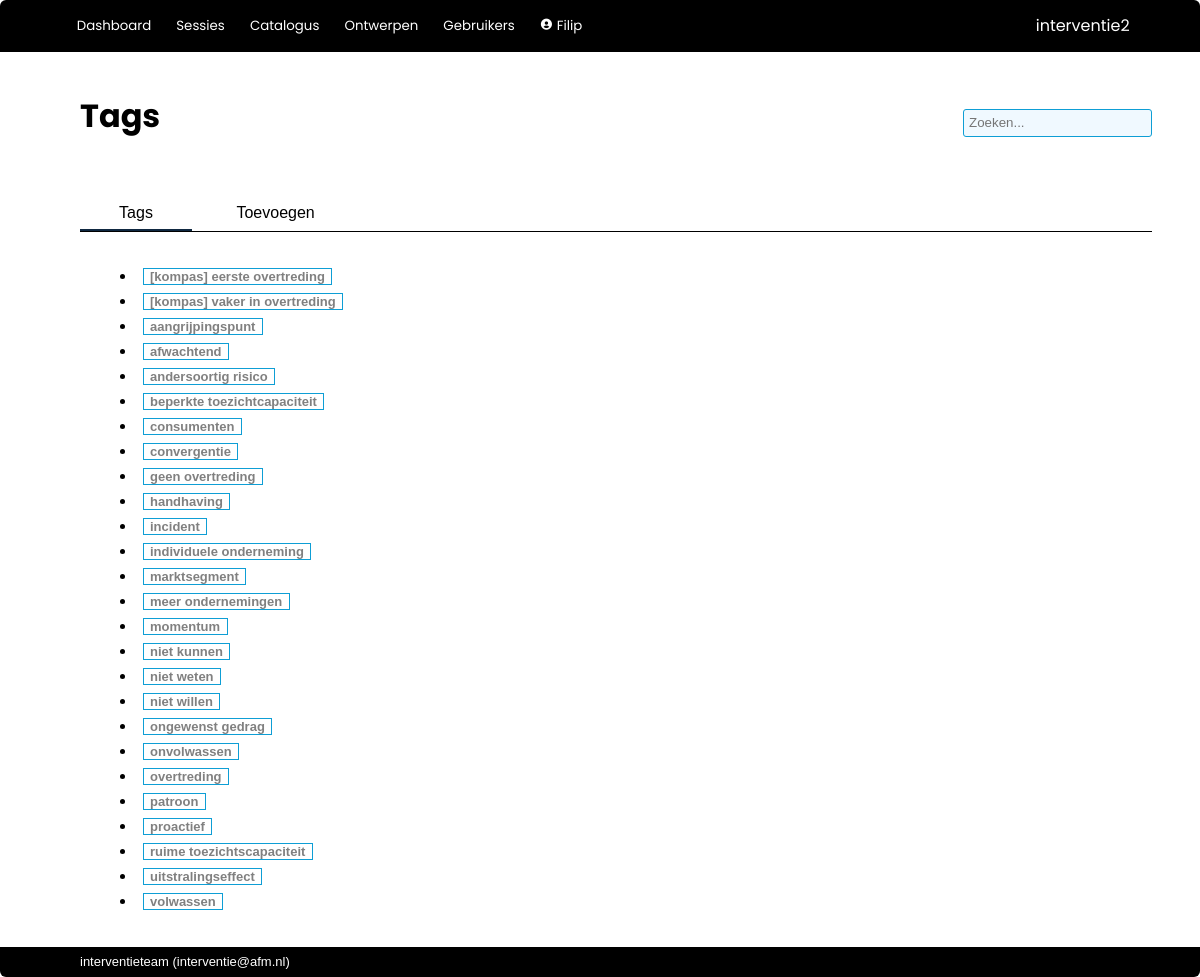
Page /catalog/tags (signed in) on the earlier database version.
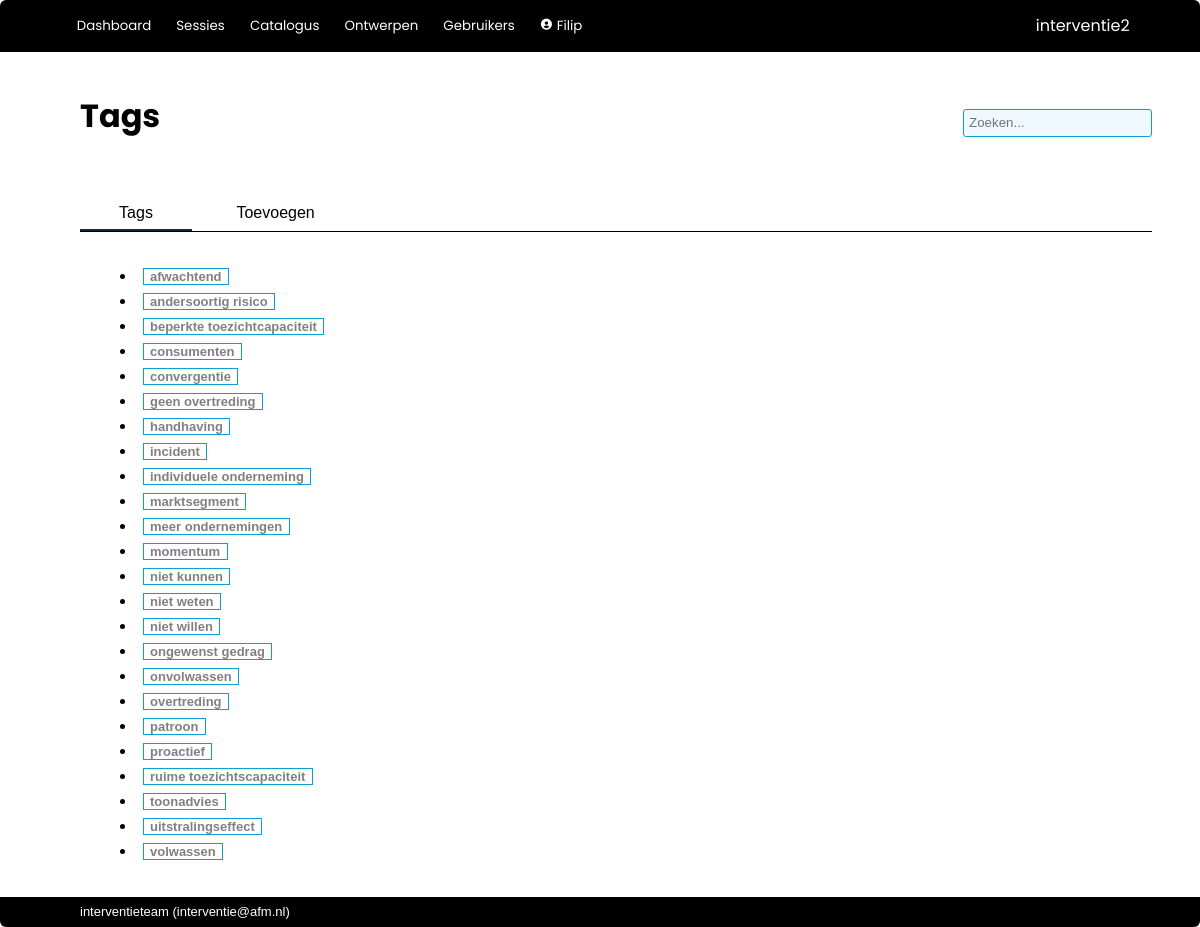
Same page on the later database version.
### interventie2/models.py (models this page shows, shortened)
class User(db.Model, UserMixin):
    __tablename__ = 'users'
    id            = db.Column(db.Integer, primary_key=True)
    name          = db.Column(db.String(80), nullable=False, unique=True)
    password      = db.Column(db.String(200), nullable=False)
    role_id       = db.Column(db.Integer, db.ForeignKey('roles.id'), nullable=False, default=4) #references roles.id
    description   = db.Column(db.String(2000), nullable=False, default="")
    email         = db.Column(db.String(254))
    link          = db.Column(db.String(1000))
    active        = db.Column(db.Boolean, nullable=False, default=True)
    date_created  = db.Column(db.DateTime(timezone=True), server_default=func.now())
    last_seen     = db.Column(db.DateTime(timezone=True), server_default=func.now())
    role = relationship('Role')
    messages = relationship('Message', back_populates='recipient', foreign_keys="Message.recipient_id", cascade='all, delete-orphan')
    messages_sent = relationship('Message', back_populates='sender', foreign_keys="Message.sender_id")
    worksession = relationship('Worksession', back_populates='creator')
    plan = relationship('Plan', back_populates='creator')
    allowed_worksessions = relationship('Worksession', secondary='worksession_access', back_populates='allowed_users')
    owned_instruments = relationship('Instrument', back_populates='owner')
    def unread_messages(self):
        return sum(1 for message in self.messages if (message.unread) and (message.deliver_after.date() <= date.today()))
    def unread_message_alert(self):
        return self.unread_messages() > 0

class Tag(db.Model):
    __tablename__ = 'tags'
    id            = db.Column(db.Integer, primary_key=True)
    name          = db.Column(db.String(100), nullable=False, unique=True)
    instruments = relationship('InstrumentTagAssignment', back_populates='tag', cascade='all, delete-orphan')

### interventie2/catalog/routes.py (the view)
@catalog.route('/tags', methods=['GET', 'POST'])
@login_required
def tags():
    if not current_user.role.edit_questionnaire:
        return render_template('error/index.html', title='Onvoldoende rechten', message='Onvoldoende rechten om tags te wijzigen.')
    form = TagForm()
    tags = Tag.query.order_by(Tag.name)
    if form.validate_on_submit():
        tag = Tag(name = form.name.data)
        db.session.add(tag)
        db.session.commit()
        return redirect(url_for('catalog.tags'))
    elif request.method == 'GET':
        pass
    return render_template('catalog/tags.html', edit_catalog_allowed=current_user.role.edit_catalog, tags=tags, form=form)

### interventie2/forms.py
class TagForm(FlaskForm):
    name               = StringField('Naam', validators=[DataRequired(), Length(min=2, max=100)], render_kw={'size': 40})
    submit             = SubmitField('Tag opslaan')

### interventie2/models.py (called while the page is built)
@login_manager.user_loader
def load_user(user_id):
    return User.query.get(user_id)

### interventie2/catalog/templates/catalog/tags.html (shortened to what this page needs)
{% extends 'base.html' %}
{% block page_title %}
Tags
{% endblock %}
{% block tabs %}
<div class="tab_bar">
    <button class="tablinks" onclick="switch_tab(event, 'tag_analysis')" id="defaultOpen">Tags</button>
    <button class="tablinks" onclick="switch_tab(event, 'tag_new')">Toevoegen</button>
</div>
{% endblock %}
{% block body %}
<div id="tag_analysis" class="tabcontent">
    <div class="text_area">
        <ul>
        {% for tag in tags %}
        <li><a href="{{ url_for('analysis.tag', tag_id=tag.id) }}"><span class="tag">{{ tag.name }}</span></a></li>
        {% endfor %}
        </ul>
    </div>
</div>
{% endblock %}

### interventie2/templates/base.html (shortened to what this page needs)
<!DOCTYPE html>
<html lang="en">
    <head>
        <link rel="stylesheet" href="{{ url_for('static', filename='css/styles.css')}}">
        <link href="https://unpkg.com/boxicons@2.1.2/css/boxicons.min.css" rel="stylesheet">
    </head>
    <body>
        {% import 'jinja_macros.html' as macro %}
        <header>
            <div class="logo">{{ config['APP_NAME'] }}</div>
            <div class="modes">
                {% if current_user.is_authenticated %}
                    <button>
                        <a href="{{ url_for('main.index') }}">Dashboard</a>
                    </button>
                    <button>
                        <a href="{{ url_for('main.worksessions') }}">Sessies</a>
                    </button>
                    <button>
                        <a href="{{ url_for('catalog.index') }}">Catalogus</a>
                    </button>
                    {% if current_user.role.edit_questionnaire %}
                        <button>
                            <a href="{{ url_for('tools.index') }}">Ontwerpen</a>
                        </button>
                    {% endif %}
                    {% if current_user.role.edit_users %}
                        <button>
                            <a href="{{ url_for('admin.index') }}">Gebruikers</a>
                        </button>
                    {% endif %}
                    <button>
                        <a href="{{ url_for('admin.user', id=current_user.id) }}"><i class='bx bxs-user-circle'></i>
                            {{ current_user.name }}
                        </a>
                    </button>
                {% else %}
                    <button>
                        <a href="{{ url_for('main.login') }}">Login</a>
                    </button>
                {% endif %}
            </div>
        </header>
        <nav>
            <div class="title">{% block page_title %}{% endblock %}</div>
            {% if current_user.is_authenticated %}
                <form action="/analysis/search" method="get" class="search">
                    <input id="search" type="search"  name="q" value="{{ request.args.get('q') or '' }}" placeholder="Zoeken...">
                </form>
            {% endif %}
            <div class="tabs">{% block tabs %}{% endblock %}</div>
        </nav>
        <main>
            <section>{% block body %}{% endblock %}</section>
        </main>
        <footer>{{ config['MAINTAINER'] }} (<a href="mailto:{{ config['MAINTAINER_EMAIL'] }}">{{ config['MAINTAINER_EMAIL'] }}</a>)</footer>
    </body>
</html>

### interventie2/static/css/styles.css (style rules this page uses)
:root { --dark-blue: #0f2841; --light-blue: #0e9ed5; --green: #3b7d23; --highlight: #195fa6; --mid-grey: #0e9ed5; --object: #f0f9ff; --alert: red; --button-bg: #176cc2; --button-fg: white; }
html, body { font-family: sans-serif; line-height: 1.5em; padding: 0px; margin: 0px; }
a { color: inherit; text-decoration: none; }
ul { margin: 0; padding-left: 1.5em; }
button { border: 1px solid var(--mid-grey); background-color: var(--button-bg); color: var(--button-fg); min-height: 2.2em; border-radius: 3px; min-width: 7rem; margin-bottom: 2px; }
button a { text-decoration: none; }
input { border: none; background-color: white;; border: 1px solid var(--mid-grey); font-size: inherit; min-height: 1.7rem; margin-bottom: 2px; }
body { display: grid; height: 100vh; grid-template-rows: min-content min-content auto min-content; grid-template-areas: "header" "nav" "main" "footer"; }
header { grid-area: header; background-color: black; display: grid; grid-template-columns: auto min-content; grid-template-rows: auto; grid-template-areas: "modes logo"; color: white; border-radius: 6px 6px 0px 0px; align-items: center; padding: 0.6rem 4.4rem; font-family: "Poppins", sans-serif; }
header a { text-decoration: none; font-family: "Poppins", sans-serif; }
.logo { grid-area: logo; }
.modes { grid-area: modes; padding: 0px; margin: 0px; }
.modes button { background: inherit; outline: none; cursor: pointer; padding: 0.4rem 0.4rem; margin: 0 0.5rem 0 0; border: none; border-radius: 0px; color: white; font-family: "Poppins", sans-serif; font-size: smaller; min-width: 0; }
.modes a { text-decoration: none; }
nav { grid-area: nav; display: grid; grid-template-columns: 1fr auto; grid-template-areas: "title search" "steps steps" "tabs tabs "; align-items: center; margin: 3rem 3rem 1rem 5rem; }
.title { grid-area: title; font-family: "Poppins", sans-serif; color: black; font-size: xx-large; font-weight: bold; padding: 0 0 1rem 0; line-height: 1em; }
.search { grid-area: search; display: flex; align-items: center; text-decoration: none; border: none; }
.search input { border: none; background-color: var(--object); border: 1px solid var(--mid-grey); border-radius: 3px; padding: 5px; font-size: smaller; height: 1.7rem; }
.tabs { grid-area: tabs; display: flex; padding-top: 3rem; overflow: hidden; font-size: inherit; border-bottom: 1px solid black; }
.tabs button { background: inherit; color: black; outline: none; cursor: pointer; padding: 0rem 2rem 0rem 2rem; margin: 0 0.5rem 0 0; border: none; border-radius: 0px; font-size: inherit; width: auto; border-bottom: solid 2px white; }
.tabs button.active_tab { border-bottom: solid 2px var(--dark-blue); }
main { grid-area: main; padding: 1rem 5rem; display: grid; grid-template-columns: min-content 3fr; grid-template-areas: "aside section "; overflow-y: scroll; }
section { grid-area: section; padding: 0; margin-left: 1rem; margin-right: 1rem; }
footer { grid-area: footer; background-color: black; border-radius: 0px 0px 6px 6px; color: white; align-items: center; padding: 0.2rem 5rem; font-size: small; }
.text_area { width: 100%; padding: 0 1em 1em 1em; background-color: white; border-radius: 3px; }
.tabcontent { width: 100%; }
.tag { font-weight: bold; font-size: small; color: grey; padding: 0 0.5em 0 0.5em; margin: 0 0.5em 0 0.5em; border: 1px solid var(--mid-grey); white-space: nowrap; text-decoration: none; }

Differences in the rows shown:
removed Tag: name "[kompas] eerste overtreding"
removed Tag: name "[kompas] vaker in overtreding"
removed Tag: name "aangrijpingspunt"
added Tag: name "toonadvies"
